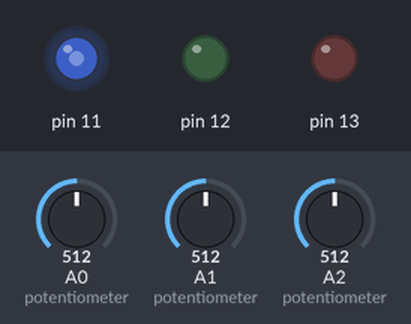
This sketch was run on a simulated Arduino Uno, built with avr-gcc and run on an emulated ATmega328P. Shown: output pins drawn as LEDs (lit = HIGH). Inputs (shaded band) come from the test bench; at power-on: A0 (potentiometer) = 512, A1 (potentiometer) = 512, A2 (potentiometer) = 512.

Above: at 1.2 s.
1.3 s: A0 (potentiometer) set to 521
At 2.1 s:
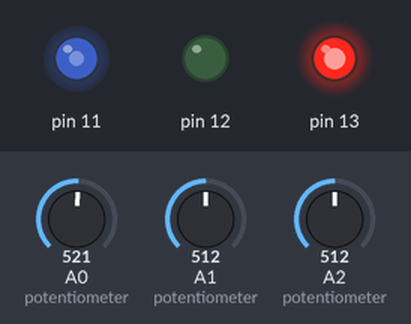
2.8 s: A1 (potentiometer) set to 529
At 3.3 s:
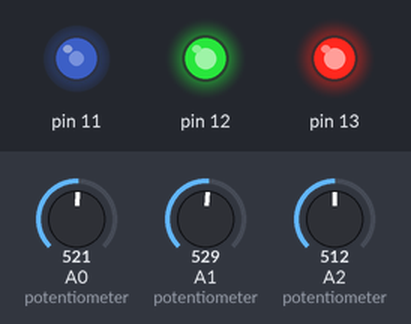
4.3 s: A2 (potentiometer) set to 716
At 5.5 s:
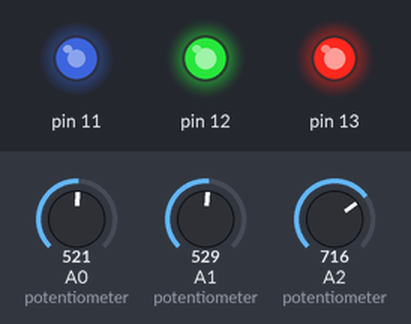
5.8 s: A0 (potentiometer) set to 511
At 6.7 s:
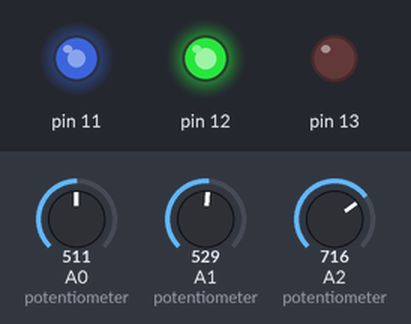
7.3 s: A1 (potentiometer) set to 511
At 7.9 s:
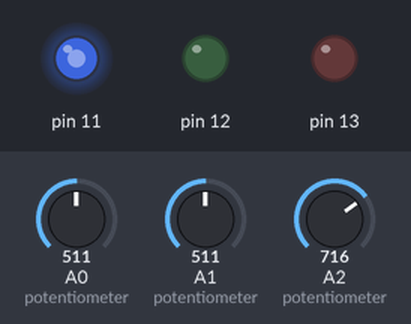
8.8 s: A2 (potentiometer) set to 900
At 10.2 s:
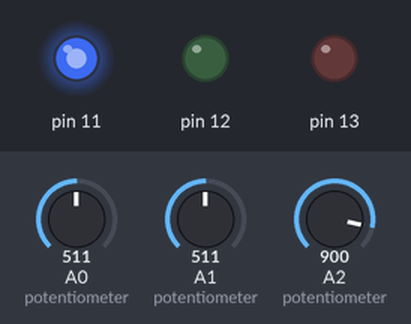
Timing chart, 0 to 11.3 s (numbered marks = the images above; inputs shaded):
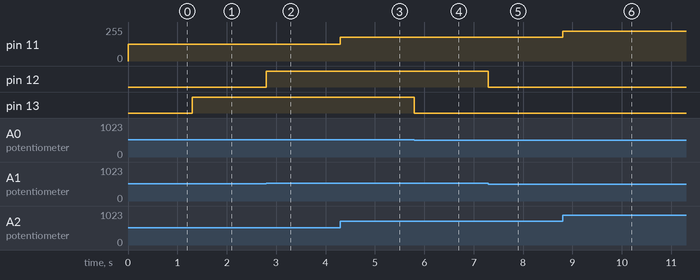

Measured:
- the behaviour switches between 513 and 514 on A0 (potentiometer) (found by bisection; images 0 and 1)
- the behaviour switches between 513 and 514 on A1 (potentiometer) (found by bisection; images 1 and 2)
- after the input at 1.3 s, pin 13: LOW → HIGH at once
- after the input at 2.8 s, pin 12: LOW → HIGH at once
- after the input at 4.3 s, pin 11: 127/255 → 178/255 at once
- after the input at 5.8 s, pin 13: HIGH → LOW at once
- after the input at 7.3 s, pin 12: HIGH → LOW at once
- after the input at 8.8 s, pin 11: 178/255 → 224/255 at once

The sketch:

sketch.ino
```cpp
void setup() {
  pinMode(13, OUTPUT);
  pinMode(12, OUTPUT);
  pinMode(11, OUTPUT);
}

void loop() {
   int redValue = analogRead(A0);
  int greenValue = analogRead(A1);
  int blueValue = analogRead(A2);


  redValue = map(redValue, 0, 1023, 0, 255);
  greenValue = map(greenValue, 0, 1023, 0, 255);
  blueValue = map(blueValue, 0, 1023, 0, 255);


  analogWrite(13, redValue);
  analogWrite(12, greenValue);
  analogWrite(11, blueValue);

}
```
